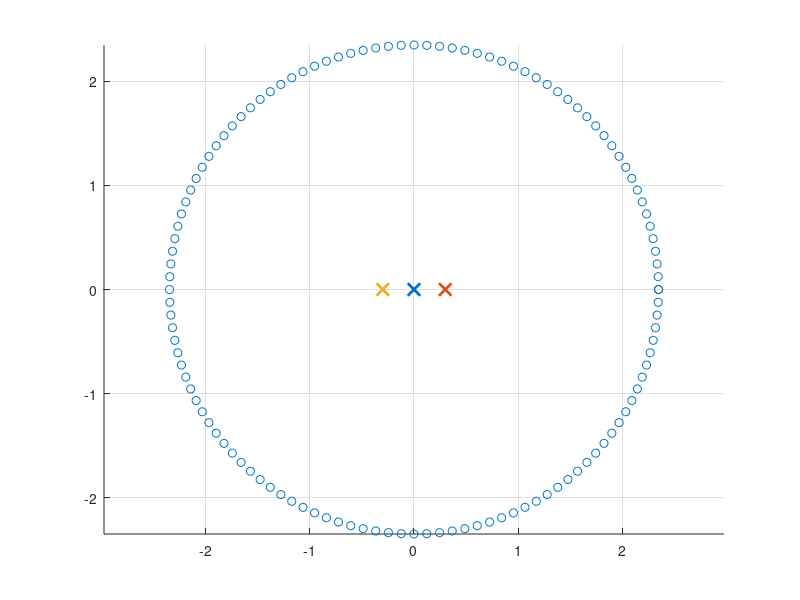

Source code (MATLAB): (Note: this script raises an error after producing the figure.)
%  Meyermeasurements_analyze.m
% 
% Peter Svensson 11 April 2022 & 20 April 2022
clf
indatafolder = 'Meyer4XPmeasurements_data/';
filenamestart = 'Meyer';
filenameend = '_S01_R01.etx';

filenumbers = [0:120];
nfiles = length(filenumbers);
numberofsampelstoread = 2000;

reloadfiles =1;

nfft = 8192;
%ivfft = 320:1300;
ivfft = 320 + [0:479];  % 480 samples = 10 ms
ivfft = 320 + [0:239];  % 240 samples = 5 ms

plotalsosim = 0;

ivplot = 301:500;
shiftamplp = 0.2;
shiftamp = 0.5;

nfirlp = 101;
freqlpfir = 5000;

%%%%%%%%%%%%%%%%%%%%%%%%%%%%%%%%

if reloadfiles == 0
    disp(' ')
    for ii = 1:nfiles
        II = int2str(filenumbers(ii));
        if round(ii/10)*10 == ii
            disp(['   Loading file: ',II])
        end
        if filenumbers(ii) < 10
            II = ['00',II];
        elseif filenumbers(ii) < 100
            II = ['0',II];
        end
        filename = [indatafolder,filenamestart,II,filenameend];
        [ir,fs] = readetxfile(filename,numberofsampelstoread);
    
        if ii == 1
            allirs = zeros(length(ir),nfiles);
            allirslp = zeros(length(ir),nfiles);
            Blp = fir1(nfirlp,freqlpfir/(fs/2));
        end
        allirs(:,ii) = -ir;
        irf = contwo(-ir,Blp);
        irf = irf(floor(nfirlp/2):end);
        irf = irf(1:length(ir));
        allirslp(:,ii) = irf;

    %     figure(1)
    %     clf(1)
    %     plot(ir)
    %     grid
    %     pause
    
    end
end

%%%%%%%%%%%%%%%%%%%%%%%%%%%%%%%%%%%%%%%%%%%%%%%%%%%%
%Discrete IR Code
%clf
r = 2.35; %m
xc = 0;   %center x
yc = 0;   %center y

n_meas = 121;

%theta = linspace(0,2*pi-((3*pi)/180),n_meas); %if n_meas is 120
theta = linspace(0,2*pi,n_meas);                %if n_meas is 121
x = r*cos(theta) + xc;
y = r*sin(theta) + yc;

mic_xyz = cat(1, x, y, zeros(1, n_meas));

ES1 = [0,0,0];
ES2 = [0.3,0,0];
ES3 = [-0.3,0,0];

ES_xyz = cat(1, ES1, ES2, ES3);
n_source = 3;

figure(2)
scatter(x,y)
hold on
plot(ES1(1),ES1(2), 'x', 'LineWidth', 2, 'MarkerSize', 9);
plot(ES2(1),ES2(2), 'x', 'LineWidth', 2, 'MarkerSize', 9);
plot(ES3(1),ES3(2), 'x', 'LineWidth', 2, 'MarkerSize', 9);
grid
axis equal
hold off

r_ES = EDcalcdist(ES_xyz, mic_xyz.');
r_ES1 = r_ES(1,:);
r_ES2 = r_ES(2,:);
r_ES3 = r_ES(3,:);
%r_ES = r_ES3;

% Discretization error for impulse responses

% samplemethod = 1 -> round at low fs
% samplemethod = 2 -> round at high fs and decimate
% samplemethod = 3 -> round at low fs but split pulse between two samples

samplemethod = 2;

% Generate discrete-time IRs
% Exact arrival times
cair = 343;

% Approach 1: round to nearest discrete time-sample
fs = 48000;

if samplemethod == 2
    noversamp = 8;
    fs_oversamp = fs*noversamp;
    dt = 1/fs_oversamp;
elseif samplemethod == 1 % Approach 1: round to nearest discrete time-sample
    dt = 1/fs;
elseif samplemethod == 3 
    dt = 1/fs;
end

n_exact = zeros(n_source, n_meas);
n_rounded = zeros(n_source, n_meas);

for i = 1:n_source
    for j = 1:n_meas
        t_ij = r_ES(i,j)/cair;
        n_exact(i,j) = t_ij/dt + 1;
        n_rounded(i,j) = round(t_ij/dt) + 1;
    end
end

irmaxlength = -inf;
for i = 1:n_source
    if max(n_rounded(i,:)) > irmaxlength
        irmaxlength = max(n_rounded(i,:));
    end
end
irmaxlength = irmaxlength+1;

%irmaxlength = max([n_rounded(1,:) n_rounded(2,:) n_rounded(3,:)]) + 1;
ir = zeros(irmaxlength+500, n_source, n_meas);
nfft = 8192;
F = zeros(nfft,n_source, n_meas);

if samplemethod == 1
    for i = 1:n_source
        for j = 1:n_meas
            ir(n_rounded(i,j),i,j) = 1/r_ES(i,j);
            F(:,i,j) = fft(ir(:,i,j),nfft);
        end
    end
elseif samplemethod == 2
    c = zeros(ceil((irmaxlength+500)/noversamp), n_source, n_meas);
    for i = 1:n_source
        for j = 1:n_meas
            frac = n_exact(i,j) - floor(n_exact(i,j));
            ir(floor(n_exact(i,j)),i,j) = 1/r_ES(i,j)*(1-frac);
            ir(floor(n_exact(i,j))+1,i,j) = 1/r_ES(i,j)*frac;
            w = ir(:,i,j);
            c(:,i,j) = noversamp*decimate(w,noversamp,1000,'fir');
            F(:,i,j) = fft(c(:,i,j),nfft);
        end
    end
    ir = c;
elseif samplemethod == 3
    for i = 1:n_source
        for j = 1:n_meas
            frac = n_exact(i,j) - floor(n_exact(i,j));
            ir(floor(n_exact(i,j)),i,j) = 1/r_ES(i,j)*(1-frac);
            ir(floor(n_exact(i,j))+1,i,j) = 1/r_ES(i,j)*frac;
            
            F(:,i,j) = fft(ir(:,i,j),nfft);
        end
    end
end

% if samplemethod == 2
%     ir = noversamp*decimate(ir,noversamp);
%     ir = reshape(ir,[],3,n_meas);
% %                 c = noversamp*decimate(squeeze(ir(i,j,:)),noversamp);
% %                 c = reshape(c,1,1,[]);
% %                 ir(i,j,:) = c;
% end

% figure(3)
% plot(ir(1,1))
% pause

fvec_fft = fs/nfft*[0:nfft/2-1].';

ptot_fromIR = sum(F,[2 3]);
ptot_fromIR = ptot_fromIR(1:nfft/2);
ptot_fromIR = squeeze(ptot_fromIR);

% Truth: FD results

cair = 343;
kvec = 2*pi*fvec_fft/cair;

% Correct answer, in freq. domain
ptot = 0;
for i = 1:n_source
    for j = 1:n_meas
        ptot = ptot + exp(-1i*kvec*r_ES(i,j))/r_ES(i,j);
    end     
end
if samplemethod == 2
    % Correct scale for IR results
    %ptot_fromIR = ptot_fromIR*(1/r1 + 1/r2)/(sum(ir1)+sum(ir2));
    %ptot_fromIR = ptot_fromIR*(sum(1./r1))/(sum(ir, 'all'));
end

%%% We first test with one source %%%

%ir = squeeze(ir);
%youtput = contwo(q_0,IR);
%youtput = youtput(1:length(q_0));
%youtput = youtput + 0.01*randn(size(youtput));

youtput = allirslp;
youtput = youtput(1:length(ir),:,:);
% youtput = [youtput zeros(length(ir)-length(youtput),121)];
youtput = cat(1, youtput, zeros(length(ir)-length(youtput),121));

convfactor = 0.01;
nsteps = length(ir);
h_startestimate = zeros(3e2,n_source);

[q,errorhistory] = MC_LMS_Ncoeffs(ir,youtput,n_source,n_meas,5e2,convfactor,nsteps);
totalerrorhistory = errorhistory;

i = 110;

while i > 0
    [q,errorhistory] = MC_LMS_Ncoeffs(ir,youtput,n_source,n_meas,5e2,convfactor,nsteps,q);
    %totalerrorhistory = [totalerrorhistory errorhistory];
    i = i-1;
end
figure(7)
semilogy(abs(errorhistory))
grid

 figure(8)
 ivec = [1:length(q)];
% plot(ivec,q_0,ivec,q,'*');
 plot(ivec,q(:,1),'*',ivec,q(:,2),'-o',ivec,q(:,3),'-r');
 %plot(ivec,q,'*')
 grid

y_est = contwo(q, ir);
y_est = zeros(length(y_est), n_meas);
for i = 1:n_meas
    for j = 1:n_source
        y_est(:,i) = y_est(:,i) + contwo(q(:,j), ir(:,j,i));
    end
end
